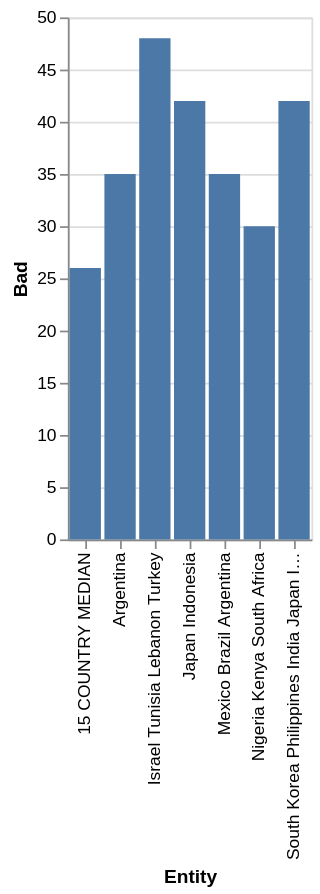

This figure's Vega-Lite source:
### Vega-Lite specification from a JSON file in a GitHub repository (floating-point values rounded to 4 significant figures)
{"$schema": "https://vega.github.io/schema/vega-lite/v5.json", "description": "Bar chart auto-generated from CSV", "data": {"values": [{"Entity": "15 COUNTRY MEDIAN", "Bad": "26", "Good": "nan"}, {"Entity": "Argentina", "Bad": "35", "Good": "nan"}, {"Entity": "Mexico Brazil Argentina", "Bad": "35", "Good": "24.0"}, {"Entity": "Nigeria Kenya South Africa", "Bad": "30", "Good": "26.0"}, {"Entity": "Israel Tunisia Lebanon Turkey", "Bad": "48", "Good": "23.0"}, {"Entity": "Japan Indonesia", "Bad": "42", "Good": "38.0"}, {"Entity": "South Korea Philippines India Japan Indonesia", "Bad": "42", "Good": "38.0"}]}, "mark": "bar", "encoding": {"x": {"field": "Entity", "type": "ordinal"}, "y": {"field": "Bad", "type": "quantitative"}}}
